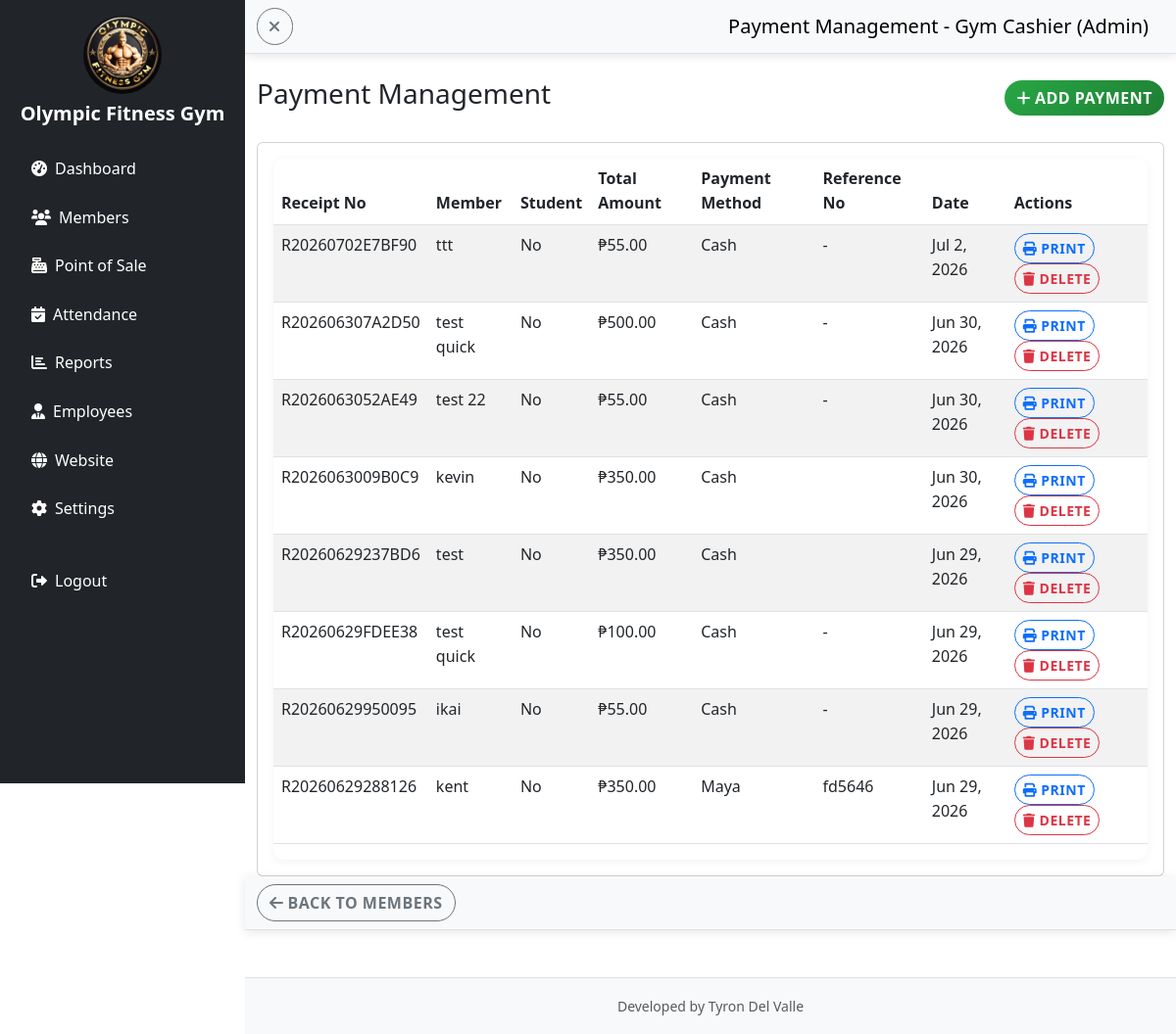
Page /admin/payments.php (signed in) on the committed database.
### tables this page shows
CREATE TABLE `gym_settings` (
  `id` int(11) NOT NULL AUTO_INCREMENT,
  `gym_name` varchar(255) NOT NULL DEFAULT 'Gym Management System',
  `logo_path` varchar(255) NOT NULL DEFAULT 'gym logo.jpg',
  `background_path` varchar(255) NOT NULL DEFAULT 'gym background.jpg',
  `updated_at` timestamp NOT NULL DEFAULT current_timestamp() ON UPDATE current_timestamp(),
  `sidebar_theme` varchar(50) NOT NULL DEFAULT 'primary',
  `student_discount_enabled` tinyint(1) DEFAULT 1,
  `per_session_fee` decimal(10,2) DEFAULT 50.00,
  `half_month_fee` decimal(10,2) DEFAULT 300.00,
  `one_month_fee` decimal(10,2) DEFAULT 500.00,
  `two_months_fee` decimal(10,2) DEFAULT 900.00,
  `three_months_fee` decimal(10,2) DEFAULT 1300.00,
  `four_months_fee` decimal(10,2) DEFAULT 1700.00,
  `five_months_fee` decimal(10,2) DEFAULT 2100.00,
  `six_months_fee` decimal(10,2) DEFAULT 2500.00,
  `seven_months_fee` decimal(10,2) DEFAULT 2900.00,
  `eight_months_fee` decimal(10,2) DEFAULT 3300.00,
  `nine_months_fee` decimal(10,2) DEFAULT 3700.00,
  `ten_months_fee` decimal(10,2) DEFAULT 4100.00,
  `eleven_months_fee` decimal(10,2) DEFAULT 4500.00,
  `one_year_fee` decimal(10,2) DEFAULT 5000.00,
  `two_years_fee` decimal(10,2) DEFAULT 9000.00,
  `three_years_fee` decimal(10,2) DEFAULT 13000.00,
  PRIMARY KEY (`id`)
);

CREATE TABLE `payments` (
  `id` int(11) NOT NULL AUTO_INCREMENT,
  `member_id` int(11) NOT NULL,
  `amount` decimal(10,2) NOT NULL,
  `receipt_no` varchar(50) NOT NULL,
  `payment_method` varchar(50) DEFAULT NULL,
  `payment_date` datetime DEFAULT current_timestamp(),
  `notes` text DEFAULT NULL,
  `is_student_discount` tinyint(1) DEFAULT 0,
  `student_id` varchar(50) DEFAULT NULL,
  `discount_amount` decimal(10,2) DEFAULT 0.00,
  `reference_no` varchar(100) DEFAULT NULL,
  `created_by` int(11) DEFAULT NULL,
  PRIMARY KEY (`id`),
  UNIQUE KEY `receipt_no` (`receipt_no`),
  KEY `member_id` (`member_id`),
  KEY `fk_payments_created_by` (`created_by`),
  CONSTRAINT `fk_payments_created_by` FOREIGN KEY (`created_by`) REFERENCES `users` (`id`),
  CONSTRAINT `payments_ibfk_1` FOREIGN KEY (`member_id`) REFERENCES `members` (`id`) ON DELETE CASCADE
);

CREATE TABLE `members` (
  `id` int(11) NOT NULL AUTO_INCREMENT,
  `member_code` varchar(50) DEFAULT NULL,
  `fullname` varchar(100) NOT NULL,
  `email` varchar(100) DEFAULT NULL,
  `phone` varchar(20) DEFAULT NULL,
  `address` text DEFAULT NULL,
  `plan` varchar(50) DEFAULT NULL,
  `start_date` date DEFAULT NULL,
  `end_date` date DEFAULT NULL,
  `status` enum('ACTIVE','EXPIRED','SUSPENDED') DEFAULT 'ACTIVE',
  `is_student` tinyint(1) DEFAULT 0,
  `student_id` varchar(50) DEFAULT NULL,
  `created_at` timestamp NOT NULL DEFAULT current_timestamp(),
  `created_by` int(11) DEFAULT NULL,
  `qr_code` varchar(255) DEFAULT NULL,
  `qr_token` varchar(64) DEFAULT NULL,
  PRIMARY KEY (`id`),
  UNIQUE KEY `member_code` (`member_code`),
  UNIQUE KEY `qr_token` (`qr_token`),
  KEY `fk_members_created_by` (`created_by`),
  CONSTRAINT `fk_members_created_by` FOREIGN KEY (`created_by`) REFERENCES `users` (`id`)
);

### admin/payments.php (the view, shortened to what this page needs)
    <?php
include "../config/db.php";
$user = $_SESSION['user'];
$settings = $conn->query("SELECT * FROM gym_settings WHERE id = 1")->fetch_assoc();
$student_discount_enabled = isset($settings['student_discount_enabled']) ? $settings['student_discount_enabled'] : true;
$payments = $conn->query("SELECT p.*, m.fullname, m.is_student, u.fullname as created_by_name FROM payments p JOIN members m ON p.member_id = m.id LEFT JOIN users u ON p.created_by = u.id ORDER BY p.payment_date DESC");
?>
<!DOCTYPE html>
<html lang="en">
<head>
    <link href="https://cdn.jsdelivr.net/npm/bootstrap@5.3.0/dist/css/bootstrap.min.css" rel="stylesheet">
    <link href="https://cdnjs.cloudflare.com/ajax/libs/font-awesome/6.0.0/css/all.min.css" rel="stylesheet">
    <link href="../assets/style.css?v=20260630f" rel="stylesheet">
</head>
<body>
    <div class="d-flex">
        <nav id="sidebar" class="bg-<?php echo htmlspecialchars($settings['sidebar_theme']); ?> <?php echo ($settings['sidebar_theme'] == 'light') ? 'text-dark' : 'text-white'; ?> vh-100" style="width: 250px;">
            <div class="p-3">
                <div class="text-center mb-4">
                    <img src="../<?php echo htmlspecialchars($settings['logo_path']); ?>" alt="Gym Logo" class="rounded-circle mb-2" style="width: 80px; height: 80px;">
                    <h5 class="fw-bold"><?php echo htmlspecialchars($settings['gym_name']); ?></h5>
                </div>
                <ul class="nav flex-column">
                    <li class="nav-item mb-2">
                        <a class="nav-link <?php echo ($settings['sidebar_theme'] == 'light') ? 'text-dark' : 'text-white'; ?>" href="dashboard.php">
                            <i class="fas fa-tachometer-alt me-2"></i><span>Dashboard</span>
                        </a>
                    </li>
                    <li class="nav-item mb-2">
                        <a class="nav-link <?php echo ($settings['sidebar_theme'] == 'light') ? 'text-dark' : 'text-white'; ?>" href="members.php">
                            <i class="fas fa-users me-2"></i><span>Members</span>
                        </a>
                    </li>
                    <li class="nav-item mb-2">
                        <a class="nav-link <?php echo ($settings['sidebar_theme'] == 'light') ? 'text-dark' : 'text-white'; ?>" href="pos.php">
                            <i class="fas fa-cash-register me-2"></i><span>Point of Sale</span>
                        </a>
                    </li>
                    <li class="nav-item mb-2">
                        <a class="nav-link <?php echo ($settings['sidebar_theme'] == 'light') ? 'text-dark' : 'text-white'; ?>" href="attendance.php">
                            <i class="fas fa-calendar-check me-2"></i><span>Attendance</span>
                        </a>
                    </li>
                    <li class="nav-item mb-2">
                        <a class="nav-link <?php echo ($settings['sidebar_theme'] == 'light') ? 'text-dark' : 'text-white'; ?>" href="reports.php">
                            <i class="fas fa-chart-bar me-2"></i><span>Reports</span>
                        </a>
                    </li>
                    <li class="nav-item mb-2">
                        <a class="nav-link <?php echo ($settings['sidebar_theme'] == 'light') ? 'text-dark' : 'text-white'; ?>" href="employees.php">
                            <i class="fas fa-user-tie me-2"></i><span>Employees</span>
                        </a>
                    </li>
                    <li class="nav-item mb-2">
                        <a class="nav-link <?php echo ($settings['sidebar_theme'] == 'light') ? 'text-dark' : 'text-white'; ?>" href="website_settings.php">
                            <i class="fas fa-globe me-2"></i><span>Website</span>
                        </a>
                    </li>
                    <li class="nav-item mb-2">
                        <a class="nav-link <?php echo ($settings['sidebar_theme'] == 'light') ? 'text-dark' : 'text-white'; ?> active" href="settings.php">
                            <i class="fas fa-cog me-2"></i><span>Settings</span>
                        </a>
                    </li>
                    <li class="nav-item mt-4">
                        <a class="nav-link <?php echo ($settings['sidebar_theme'] == 'light') ? 'text-dark' : 'text-white'; ?>" href="../logout.php">
                            <i class="fas fa-sign-out-alt me-2"></i><span>Logout</span>
                        </a>
                    </li>
                </ul>
            </div>
        </nav>
        <div class="flex-grow-1">
            <nav class="navbar navbar-light bg-light border-bottom">
                <div class="container-fluid">
                    <button class="btn btn-outline-secondary me-3" id="sidebarToggle">
                        <i class="fas fa-bars"></i>
                    </button>
                    <span class="navbar-brand mb-0 h1">Payment Management - <?php echo htmlspecialchars($user['fullname']); ?> (Admin)</span>
                </div>
            </nav>
            <div class="container-fluid mt-4">
        <div class="row">
            <div class="col-12">
                <div class="d-flex justify-content-between align-items-center mb-4">
                    <h1 class="h3">Payment Management</h1>
                    <button class="btn btn-success" data-bs-toggle="modal" data-bs-target="#addPaymentModal">
                        <i class="fas fa-plus me-1"></i>Add Payment
                    </button>
                </div>
                <div class="card">
                    <div class="card-body">
                        <div class="table-responsive">
                            <table class="table table-striped">
                                <thead>
                                    <tr>
                                        <th>Receipt No</th>
                                        <th>Member</th>
                                        <?php if ($student_discount_enabled): ?>
                                        <th>Student</th>
                                        <?php endif; ?>
                                        <th>Total Amount</th>
                                        <th>Payment Method</th>
                                        <th>Reference No</th>
                                        <th>Date</th>
                                        <th>Actions</th>
                                    </tr>
                                </thead>
                                <tbody>
                                    <?php while ($payment = $payments->fetch_assoc()): ?>
                                    <tr>
                                        <td><?php echo htmlspecialchars($payment['receipt_no']); ?></td>
                                        <td><?php echo htmlspecialchars($payment['fullname']); ?></td>
                                        <?php if ($student_discount_enabled): ?>
                                        <td><?php if ($payment['is_student']): ?><span class="badge bg-info">Student</span><?php else: ?>No<?php endif; ?></td>
                                        <?php endif; ?>
                                        <td>₱<?php echo number_format($payment['amount'] - $payment['discount_amount'], 2); ?></td>
                                        <td><?php echo htmlspecialchars($payment['payment_method'] ?? 'Cash'); ?></td>
                                        <td><?php echo htmlspecialchars($payment['reference_no'] ?? '-'); ?></td>
                                        <td><?php echo date('M j, Y', strtotime($payment['payment_date'])); ?></td>
                                        <td>
                                            <a href="print_receipt.php?id=<?php echo $payment['id']; ?>" class="btn btn-sm btn-outline-primary" target="_blank">
                                                <i class="fas fa-print"></i> Print
                                            </a>
                                            <button class="btn btn-sm btn-outline-danger" onclick="deletePayment(<?php echo $payment['id']; ?>)">
                                                <i class="fas fa-trash"></i> Delete
                                            </button>
                                        </td>
                                    </tr>
                                    <?php endwhile; ?>
                                </tbody>
                            </table>
                        </div>
                    </div>
                </div>
            </div>
        </div>
    </div>
      <nav class="navbar navbar-light bg-light border-bottom">
                <div class="container-fluid">
                    <a href="members.php" class="btn btn-outline-secondary me-3">
                        <i class ="fas fa-arrow-left me-1"></i>Back to Members
                    </a>
            </nav>
    <footer class="bg-light text-center text-muted py-3 mt-5 border-top">
        <div class="container">
            <small>Developed by Tyron Del Valle</small>
        </div>
    </footer>
</body>
</html>

### assets/style.css (style rules this page uses)
.btn { transition: all 0.3s ease; border-radius: 25px; font-weight: 600; text-transform: uppercase; letter-spacing: 0.5px; position: relative; overflow: hidden; }
.btn::before { content: ''; position: absolute; top: 0; left: -100%; width: 100%; height: 100%; background: linear-gradient(90deg, transparent, rgba(255, 255, 255, 0.2), transparent); transition: left 0.5s; }
.btn-success { background: linear-gradient(135deg, #28a745, #1e7e34); border: none; }
body { animation: pageLoad 0.5s ease-out; }
.navbar { box-shadow: 0 2px 10px rgba(0, 0, 0, 0.1); }
body { font-family: 'Segoe UI', Tahoma, Geneva, Verdana, sans-serif; line-height: 1.6; }
h1, h2, h3, h4, h5, h6 { font-weight: 700; color: #2c3e50; }
#sidebar h1, #sidebar h2, #sidebar h3, #sidebar h4, #sidebar h5, #sidebar h6 { color: inherit; }
.table-responsive { border-radius: 10px; overflow-x: auto; overflow-y: hidden; -webkit-overflow-scrolling: touch; box-shadow: 0 2px 10px rgba(0, 0, 0, 0.05); }
#sidebar { position: fixed; top: 0; left: 0; height: 100vh; width: 250px !important; transition: width 0.3s ease, transform 0.3s ease; z-index: 1000; pointer-events: auto; }
.flex-grow-1 { margin-left: 250px; transition: margin-left 0.3s ease; }

### rows in the picture
gym_settings: logo_path (picture), gym_name "Olympic Fitness Gym"
payments: receipt_no "R20260702E7BF90", member.fullname "ttt", $payment['amount']-$payment['discount_amount'] "55.00", payment_method "Cash", reference_no "-", payment_date "Jul 2, 2026"
payments: receipt_no "R202606307A2D50", member.fullname "test quick", $payment['amount']-$payment['discount_amount'] "500.00", payment_method "Cash", reference_no "-", payment_date "Jun 30, 2026"
payments: receipt_no "R2026063052AE49", member.fullname "test 22", $payment['amount']-$payment['discount_amount'] "55.00", payment_method "Cash", reference_no "-", payment_date "Jun 30, 2026"
payments: receipt_no "R2026063009B0C9", member.fullname "kevin", $payment['amount']-$payment['discount_amount'] "350.00", payment_method "Cash", payment_date "Jun 30, 2026"
payments: receipt_no "R20260629237BD6", member.fullname "test", $payment['amount']-$payment['discount_amount'] "350.00", payment_method "Cash", payment_date "Jun 29, 2026"
payments: receipt_no "R20260629FDEE38", member.fullname "test quick", $payment['amount']-$payment['discount_amount'] "100.00", payment_method "Cash", reference_no "-", payment_date "Jun 29, 2026"
payments: receipt_no "R20260629950095", member.fullname "ikai", $payment['amount']-$payment['discount_amount'] "55.00", payment_method "Cash", reference_no "-", payment_date "Jun 29, 2026"
payments: receipt_no "R20260629288126", member.fullname "kent", $payment['amount']-$payment['discount_amount'] "350.00", payment_method "Maya", reference_no "fd5646", payment_date "Jun 29, 2026"

### other values in the picture
$user['fullname'] "Gym Cashier"
